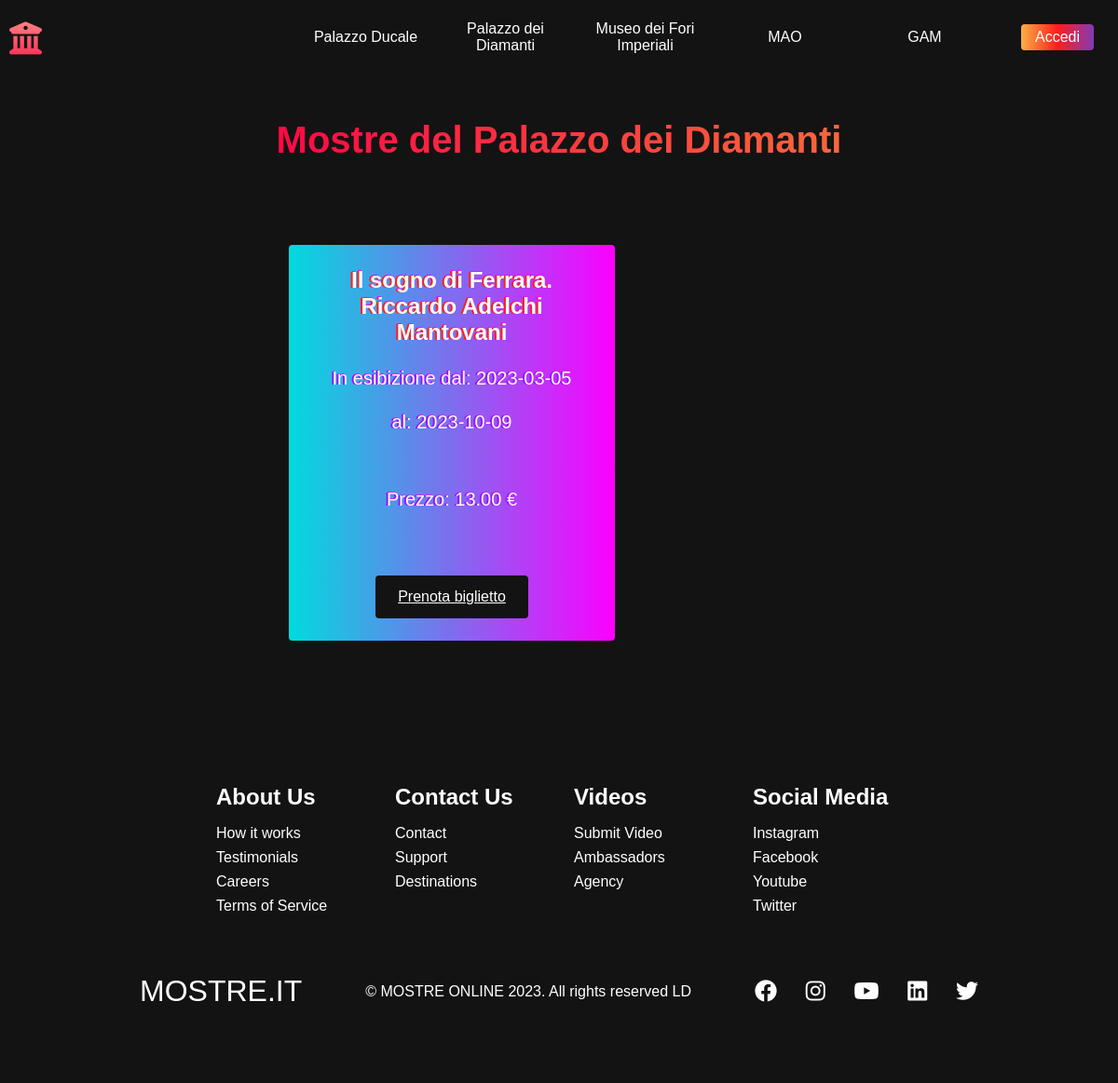
/views/mostre/mostre.php?id_sede=S001, run on the app's committed database.
### tables this page shows
CREATE TABLE
    `sedi` (
        `COD_SEDE` varchar(4) NOT NULL,
        `NOME` varchar(70) DEFAULT NULL,
        `INDIRIZZO` varchar(30) DEFAULT NULL,
        `CITTA` varchar(25) DEFAULT NULL,
        `PROVINCIA` varchar(2) DEFAULT NULL,
        `TELEFONO` varchar(14) DEFAULT NULL,
        `CAPIENZA` int(5) DEFAULT NULL
    );

CREATE TABLE
    `mostre` (
        `COD_MOSTRA` varchar(4) NOT NULL,
        `TITOLO` varchar(70) DEFAULT NULL,
        `DATA_INIZIO` date DEFAULT NULL,
        `DATA_FINE` date DEFAULT NULL,
        `PREZZO` decimal(4, 2) DEFAULT NULL,
        `COD_SEDE` varchar(4) NOT NULL
    );

### views/mostre/mostre.php (the view, shortened to what this page needs)
<?php
require "../../config.php";
$id_sede = $_GET['id_sede'];
?>
<?php require "../header.php"; ?>
<form action="" method="post">
    <?php $data = $pdo->query("SELECT m.*, s.NOME
                                    FROM mostre as m
                                    INNER JOIN sedi as s
                                    ON m.COD_SEDE = s.COD_SEDE
                                    WHERE s.COD_SEDE = '$id_sede'")->fetchAll(); ?>
    <div class="services" id="services">
        <?php $result = $pdo->query("SELECT * FROM sedi WHERE COD_SEDE = '$id_sede'")->fetchAll(); ?>
        <?php foreach ($result as $row) : ?>
            <h1>Mostre del <?php echo $row['NOME']; ?></h1>
        <?php endforeach; ?>
        <div class="services__wrapper">
            <?php foreach ($data as $row) : ?>
                <div class="services__card">
                    <h2><?php echo $row['TITOLO']; ?></h2>
                    <p>In esibizione dal: <?php echo $row['DATA_INIZIO'] ?></p>
                    <p>al: <?php echo $row['DATA_FINE'] ?></p>
                    <br>
                    <br>
                    <p>Prezzo: <?php echo $row['PREZZO'] ?> €</p>
                    <div class="services__btn"><a href="../prenotazioni/prenotazioni.php?id_mostra=<?php echo $row['COD_MOSTRA'] ?>">Prenota biglietto</a></div>
                </div>
            <?php endforeach; ?>
        </div>
    </div>
</form>
<?php include('../footer.php'); ?>

### assets/css/homepage.css (style rules this page uses)
* { box-sizing: border-box; margin: 0; padding: 0; font-family: "Kumbh Sans", sans-serif; scroll-behavior: smooth; }
.services { background: #131313; display: flex; flex-direction: column; justify-content: center; align-items: center; height: 100%; padding: 3rem 0; }
.services h1 { background-color: #ff8177; background-image: linear-gradient(to right, #ff0844 0%, #f7673c 100%); background-size: 100%; -webkit-background-clip: text; -moz-background-clip: text; -webkit-text-fill-color: transparent; -moz-text-fill-color: transparent; margin-bottom: 5rem; font-size: 2.5rem; }
.services__wrapper { display: grid; grid-template-rows: auto 1fr auto; grid-template-columns: 1fr 1fr; width: 50%; justify-items: center; }
.services__card { display: flex; flex-direction: column; justify-content: center; width: 350px; height: 425px; margin: 10px; border-radius: 4px; color: #fff; background-image: linear-gradient(to right, #00dbde 0%, #fc00ff 100%); transition: 0.3s ease-in; text-align: center; }
.services__card h2 { text-align: center; padding: 0 20px; text-shadow: -2px 0 #fd1d1d, -1px -1px #fc00ff; }
.services__card p { text-align: center; margin-top: 24px; font-size: 20px; text-shadow: -2px 0 #9114ff, -1px -1px #da22ff; }
.services__btn { display: flex; justify-content: center; margin-top: 70px; }
.services__card a { color: #fff; padding: 14px 24px; border: none; outline: none; border-radius: 4px; background: #131313; font-size: 1rem; }
@media screen and (max-width: 1300px) { .services__wrapper { grid-template-columns: 1fr 1fr; } }

### data on the page
sedi: NOME "Palazzo dei Diamanti"
mostre: TITOLO "Il sogno di Ferrara. Riccardo Adelchi Mantovani", DATA_INIZIO "2023-03-05", DATA_FINE "2023-10-09", PREZZO "13.00"
